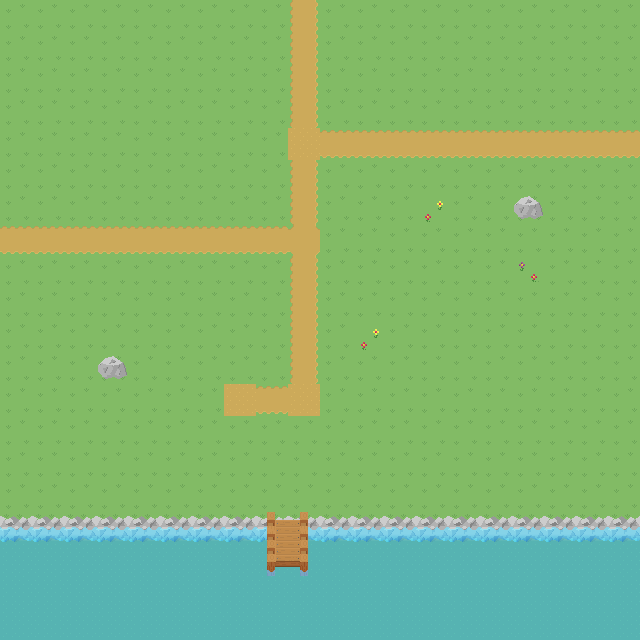

This is a level from a 2D game, rendered from its Tiled map with the project's own tilesets. A one-line summary and the map file follow, with tile-layer data summarised:
An orthogonal 20x20 tile map with 32x32 px tiles, 1 tile layer (background).

<map version="1.0" orientation="orthogonal" renderorder="right-down" width="20" height="20" tilewidth="32" tileheight="32" nextobjectid="1">
 <tileset firstgid="1" name="free_tileset_version_10" tilewidth="32" tileheight="32">
  <image source="free_tileset_version_10.png" width="480" height="1216" />
  <tile id="275">
   <properties>
    <property name="wall" value="0" />
   </properties>
  </tile>
  <tile id="279">
   <properties>
    <property name="wall" value="1" />
   </properties>
  </tile>
  <tile id="289">
   <properties>
    <property name="wall" value="1" />
   </properties>
  </tile>
 </tileset>
 <layer name="background" width="20" height="20">
  <data>[400 cells, 400 non-empty, 14 distinct tile ids]</data>
 </layer>
</map>
